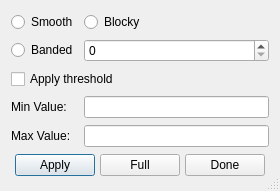
<?xml version="1.0" encoding="UTF-8"?>
<ui version="4.0">
 <class>SolidDialog</class>
 <widget class="QDialog" name="SolidDialog">
  <property name="geometry">
   <rect>
    <x>0</x>
    <y>0</y>
    <width>280</width>
    <height>191</height>
   </rect>
  </property>
  <property name="windowTitle">
   <string>Solid</string>
  </property>
  <property name="sizeGripEnabled">
   <bool>true</bool>
  </property>
  <layout class="QGridLayout" name="gridLayout">
   <item row="0" column="0">
    <widget class="QRadioButton" name="radioButtonSmooth">
     <property name="text">
      <string>Smooth</string>
     </property>
    </widget>
   </item>
   <item row="0" column="1">
    <widget class="QRadioButton" name="radioButtonBlocky">
     <property name="text">
      <string>Blocky</string>
     </property>
    </widget>
   </item>
   <item row="1" column="0">
    <widget class="QRadioButton" name="radioButtonBanded">
     <property name="text">
      <string>Banded</string>
     </property>
    </widget>
   </item>
   <item row="1" column="1">
    <widget class="QSpinBox" name="spinBoxColorBands">
     <property name="sizePolicy">
      <sizepolicy hsizetype="MinimumExpanding" vsizetype="Fixed">
       <horstretch>0</horstretch>
       <verstretch>0</verstretch>
      </sizepolicy>
     </property>
    </widget>
   </item>
   <item row="2" column="0" colspan="2">
    <widget class="QCheckBox" name="checkBoxApplyThreshold">
     <property name="text">
      <string>Apply threshold</string>
     </property>
    </widget>
   </item>
   <item row="3" column="0">
    <widget class="QLabel" name="label">
     <property name="text">
      <string>Min Value:</string>
     </property>
    </widget>
   </item>
   <item row="3" column="1">
    <widget class="QLineEdit" name="lineEditThresholdMin">
     <property name="sizePolicy">
      <sizepolicy hsizetype="MinimumExpanding" vsizetype="Fixed">
       <horstretch>0</horstretch>
       <verstretch>0</verstretch>
      </sizepolicy>
     </property>
    </widget>
   </item>
   <item row="4" column="0">
    <widget class="QLabel" name="label_2">
     <property name="text">
      <string>Max Value:</string>
     </property>
    </widget>
   </item>
   <item row="4" column="1">
    <widget class="QLineEdit" name="lineEditThresholdMax">
     <property name="sizePolicy">
      <sizepolicy hsizetype="MinimumExpanding" vsizetype="Fixed">
       <horstretch>0</horstretch>
       <verstretch>0</verstretch>
      </sizepolicy>
     </property>
    </widget>
   </item>
   <item row="5" column="0" colspan="2">
    <layout class="QHBoxLayout" name="horizontalLayout">
     <property name="spacing">
      <number>5</number>
     </property>
     <item>
      <spacer name="horizontalSpacer">
       <property name="orientation">
        <enum>Qt::Horizontal</enum>
       </property>
       <property name="sizeHint" stdset="0">
        <size>
         <width>40</width>
         <height>20</height>
        </size>
       </property>
      </spacer>
     </item>
     <item>
      <widget class="QPushButton" name="pushButtonApply">
       <property name="sizePolicy">
        <sizepolicy hsizetype="Preferred" vsizetype="Fixed">
         <horstretch>0</horstretch>
         <verstretch>0</verstretch>
        </sizepolicy>
       </property>
       <property name="text">
        <string>Apply</string>
       </property>
      </widget>
     </item>
     <item>
      <widget class="QPushButton" name="pushButtonFull">
       <property name="text">
        <string>Full</string>
       </property>
      </widget>
     </item>
     <item>
      <widget class="QPushButton" name="pushButtonDone">
       <property name="sizePolicy">
        <sizepolicy hsizetype="Preferred" vsizetype="Fixed">
         <horstretch>0</horstretch>
         <verstretch>0</verstretch>
        </sizepolicy>
       </property>
       <property name="text">
        <string>Done</string>
       </property>
      </widget>
     </item>
     <item>
      <spacer name="horizontalSpacer_2">
       <property name="orientation">
        <enum>Qt::Horizontal</enum>
       </property>
       <property name="sizeHint" stdset="0">
        <size>
         <width>40</width>
         <height>20</height>
        </size>
       </property>
      </spacer>
     </item>
    </layout>
   </item>
  </layout>
 </widget>
 <tabstops>
  <tabstop>radioButtonSmooth</tabstop>
  <tabstop>radioButtonBlocky</tabstop>
  <tabstop>radioButtonBanded</tabstop>
  <tabstop>spinBoxColorBands</tabstop>
  <tabstop>checkBoxApplyThreshold</tabstop>
  <tabstop>lineEditThresholdMin</tabstop>
  <tabstop>lineEditThresholdMax</tabstop>
  <tabstop>pushButtonApply</tabstop>
  <tabstop>pushButtonFull</tabstop>
  <tabstop>pushButtonDone</tabstop>
 </tabstops>
 <resources/>
 <connections/>
</ui>
